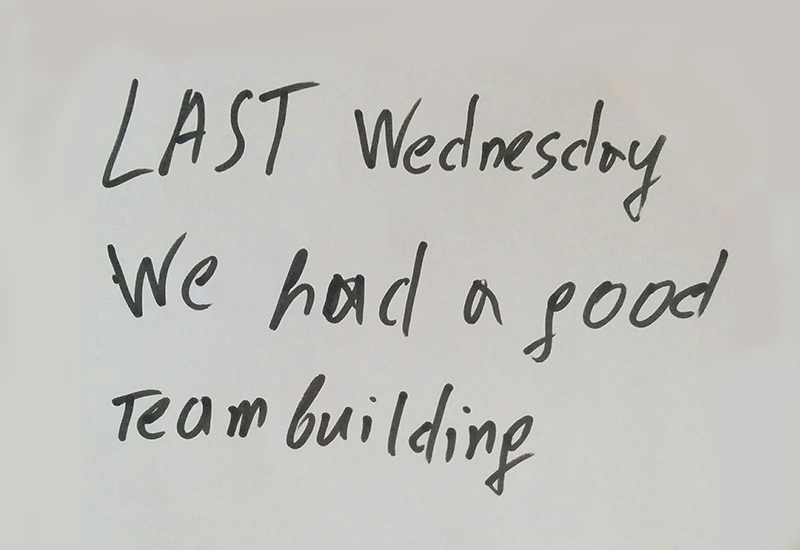
#> input picture HandwritingParser/HandwritingParser_2/handwritten_2.jpg, 800 x 550 px
$ jupyter execute --allow-errors handwriting_parser_2.ipynb
#> lines starting #> are read from the running program, lines starting #| are printed output that depends on the picture; after the words box and inside, x2 and y2 are one past the last pixel; in counts of white or black regions, pixels touching at a corner belong together
#> (a cell that did not finish here is left out)

[cell 2]
import pytesseract

#> (the rest of this cell did not finish here and is left out)

[cell 3]
import pytesseract
import cv2

def image_to_text(image_path):
    # Load the image using OpenCV
#> called with image_path = 'handwritten_2.jpg'
    img = cv2.imread(image_path)
#> img is the input picture: shape (550, 800, 3); mean B, G, R 188.4, 192.8, 192.9
    # check if the given img exists and can be loaded properly
    if img is None:
        print("Failed to load the image. Please check the file path.")
        return

    # Preprocess the image
    img = cv2.cvtColor(img, cv2.COLOR_BGR2GRAY)
#> img: shape (550, 800)

    # Apply thresholding technique
    blockSize = 15  # size of the neighborhood for threshold calculation
    C = 5  # constant subtracted from the mean
    img = cv2.adaptiveThreshold(img, 255, cv2.ADAPTIVE_THRESH_MEAN_C, cv2.THRESH_BINARY, blockSize, C)
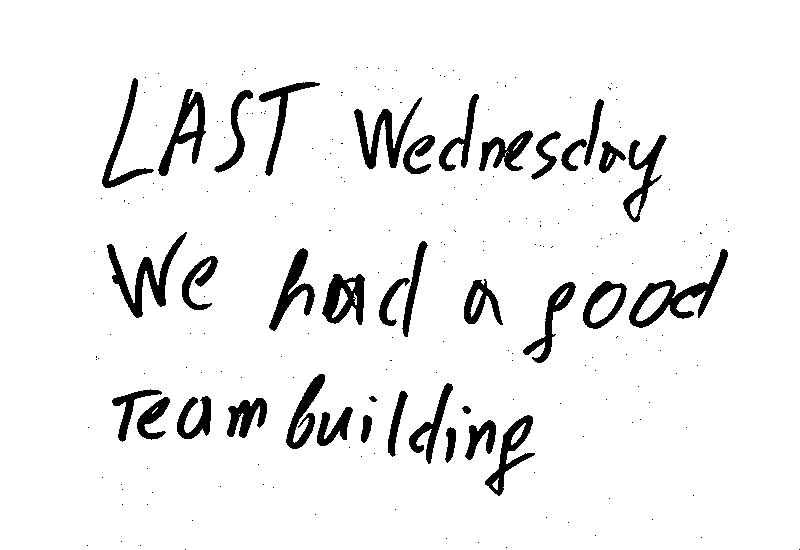
#> img: shape (550, 800); 93.2% white; 227 black regions (190 under 20 px), largest, box (x1, y1, x2, y2) and area: (629, 249, 728, 328) 1851, (107, 232, 187, 318) 1739, (354, 97, 422, 169) 1461

    # Perform OCR using pytesseract
    text = pytesseract.image_to_string(img)

    # Print the extracted text
    print("Extracted Text:")
    print(text)

# Provide the path to your image
image_path = 'handwritten_2.jpg'

# Call the function with the image path
#> (the rest of this cell did not finish here and is left out)
